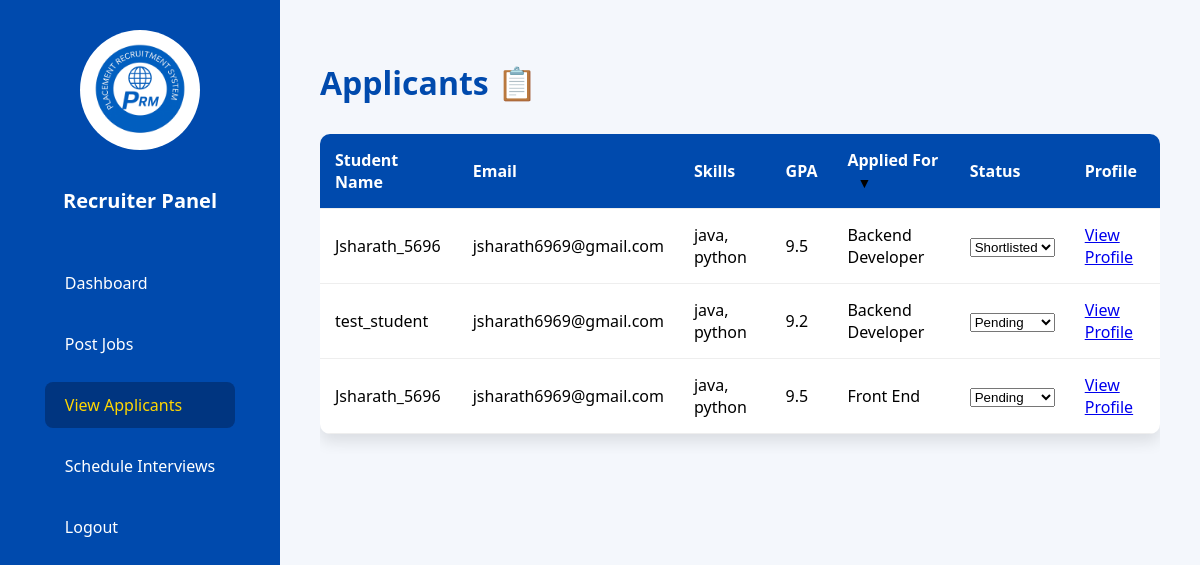
Page /company/view-applicants/ (signed in) on the committed database.
### accounts/models.py (models this page shows, shortened)
class Application(models.Model):
    STATUS_CHOICES = (
        ('pending', 'Pending'),
        ('shortlisted', 'Shortlisted'),
        ('selected', 'Selected'),
        ('rejected', 'Rejected'),
    )
    student = models.ForeignKey(Student, on_delete=models.CASCADE)
    job = models.ForeignKey(Job, on_delete=models.CASCADE)
    status = models.CharField(max_length=20, choices=STATUS_CHOICES, default='pending')
    applied_at = models.DateTimeField(auto_now_add=True)

class Student(models.Model):
    user = models.OneToOneField(User, on_delete=models.CASCADE)
    name = models.CharField(max_length=255)
    skills = models.CharField(max_length=255, blank=True)
    gpa = models.FloatField(null=True, blank=True)
    linkedin = models.URLField(blank=True)
    github = models.URLField(blank=True)
    bio = models.TextField(blank=True)
    achievements = models.TextField(blank=True)       # ✅ new
    projects = models.TextField(blank=True)           # ✅ new
    certifications = models.TextField(blank=True)     # ✅ new

class User(AbstractUser):
    USER_ROLES = (
        ('student', 'Student'),
        ('recruiter', 'Company Recruiter'),
        ('coordinator', 'Placement Coordinator'),
        ('admin', 'Admin'),
    )
    role = models.CharField(max_length=20, choices=USER_ROLES)
    class Meta:
        swappable = 'AUTH_USER_MODEL'

class Job(models.Model):
    recruiter = models.ForeignKey(CompanyRecruiter, on_delete=models.CASCADE)
    title = models.CharField(max_length=100)
    description = models.TextField()
    criteria = models.CharField(max_length=100)
    vacancies = models.IntegerField()
    approved = models.BooleanField(default=False)

### companies/views.py (the view, shortened to what this page needs)
# urls.py: path('view-applicants/', views.view_applicants, name='view_applicants'),
@recruiter_required
def view_applicants(request):
    recruiter = CompanyRecruiter.objects.get(user=request.user)
    jobs = Job.objects.filter(recruiter=recruiter)
    job_id = request.GET.get('job_id')
    applications = Application.objects.filter(job__recruiter=recruiter).select_related('student__user', 'job')
    if job_id:
        applications = applications.filter(job__id=job_id)
    paginator = Paginator(applications, 10)
    page_number = request.GET.get('page')
    page_obj = paginator.get_page(page_number)
    return render(request, 'company/view_applicants.html', {
        'applications': page_obj,
        'job_list': jobs,
        'page_obj': page_obj,
    })

### templates/company/view_applicants.html (shortened to what this page needs)
{% load static %}
<!DOCTYPE html>
<html lang="en">
<head>
  <link rel="stylesheet" href="{% static 'css/view_applicants.css' %}">
</head>
<body>
  <div class="dashboard-container">
    <aside class="sidebar">
      <img src="{% static 'images/logo.png' %}" class="logo" alt="Logo">
      <h2>Recruiter Panel</h2>
      <nav>
        <ul>
          <li><a href="/company/dashboard/">Dashboard</a></li>
          <li><a href="/company/post-job/">Post Jobs</a></li>
          <li><a href="/company/view-applicants/" class="active">View Applicants</a></li>
          <li><a href="/company/schedule-interviews/">Schedule Interviews</a></li>
          <li><a href="{% url 'logout' %}">Logout</a></li>
        </ul>
      </nav>
    </aside>
    <main class="main-content">
      <h1>Applicants 📋</h1>
      <div class="applicants-container">
        <table class="applicants-table">
          <thead>
            <tr>
              <th>Student Name</th>
              <th>Email</th>
              <th>Skills</th>
              <th>GPA</th>
              <th class="dropdown-header">
                Applied For
                <button class="filter-toggle" onclick="toggleFilterDropdown(event)">▼</button>
              </th>
              <th>Status</th>
              <th>Profile</th>
            </tr>
          </thead>
          <tbody>
            {% for app in applications %}
              <tr>
                <td>{{ app.student.user.get_full_name|default:app.student.user.username }}</td>
                <td>{{ app.student.user.email }}</td>
                <td>{{ app.student.skills }}</td>
                <td>{{ app.student.gpa }}</td>
                <td>{{ app.job.title }}</td>
                <td>
                  <form method="post" class="status-form" data-app-id="{{ app.id }}">
                    <select name="status" onchange="this.form.requestSubmit()">
                      {% for key, value in app.STATUS_CHOICES %}
                        <option value="{{ key }}" {% if app.status == key %}selected{% endif %}>{{ value }}</option>
                      {% endfor %}
                    </select>
                  </form>
                </td>
                <td>
                  <a href="{% url 'recruiter_student_profile' app.student.id %}" target="_blank" class="view-profile-link">
                    View Profile
                  </a>
                </td>
              </tr>
            {% empty %}
              <tr><td colspan="7">No applicants found for this filter.</td></tr>
            {% endfor %}
          </tbody>
        </table>
      </div>
    </main>
  </div>
</body>
</html>

### static/css/view_applicants.css (style rules this page uses)
body { margin: 0; font-family: 'Segoe UI', sans-serif; background-color: #f4f7fc; }
.dashboard-container { display: flex; height: 100vh; }
.sidebar { width: 240px; background-color: #004aad; color: white; padding: 30px 20px; display: flex; flex-direction: column; align-items: center; }
.sidebar .logo { width: 100px; height: 100px; object-fit: cover; background-color: white; border-radius: 50%; padding: 10px; margin-bottom: 20px; }
.sidebar h2 { font-size: 20px; margin-bottom: 30px; text-align: center; }
.sidebar nav ul { list-style: none; padding: 0; width: 100%; }
.sidebar nav ul li { margin-bottom: 15px; }
.sidebar nav ul li a { color: white; text-decoration: none; display: block; padding: 12px 20px; border-radius: 8px; transition: background-color 0.3s, color 0.3s; }
.sidebar nav ul li a:hover, .sidebar nav ul li a.active { background-color: #003580; color: #ffd700; }
.main-content { flex: 1; padding: 40px; }
.main-content h1 { color: #004aad; margin-bottom: 30px; }
.applicants-container { overflow-x: auto; }
.applicants-table { width: 100%; border-collapse: collapse; background: white; border-radius: 10px; overflow: hidden; box-shadow: 0 8px 15px rgba(0, 0, 0, 0.1); }
.applicants-table th, .applicants-table td { padding: 15px; text-align: left; border-bottom: 1px solid #eee; }
.applicants-table th { background-color: #004aad; color: white; }
.filter-toggle { background: none; border: none; cursor: pointer; font-size: 14px; margin-left: 4px; }

### templates/company/view_applicants.html (style rules this page uses)
.filter-toggle { background: none; border: none; cursor: pointer; font-size: 14px; margin-left: 4px; }
.dropdown-header { position: relative; }

### rows in the picture
Application: student.user.get_full_name "Jsharath_5696", student.user.email "jsharath6969@gmail.com", student.skills "java, python", student.gpa "9.5", job "Backend Developer", status "Shortlisted"
Application: student.user.get_full_name "test_student", student.user.email "jsharath6969@gmail.com", student.skills "java, python", student.gpa "9.2", job "Backend Developer", status "Pending"
Application: student.user.get_full_name "Jsharath_5696", student.user.email "jsharath6969@gmail.com", student.skills "java, python", student.gpa "9.5", job "Front End", status "Pending"
